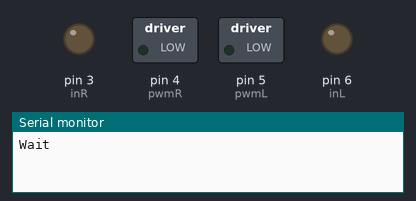
Recording of a sketch running on a simulated Arduino Uno, built with avr-gcc and run on an emulated ATmega328P. Parts: switched loads named in the sketch (green lamp = pin HIGH), output pins drawn as LEDs (lit = HIGH), the last lines printed to the serial monitor.

Above: at 0.05 s.
At 0.15 s:
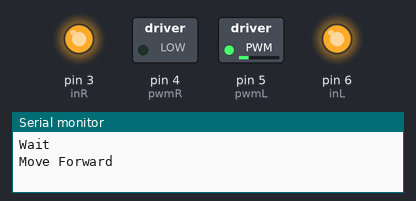
Timing chart, 0 to 3.0 s (numbered marks = the images above):
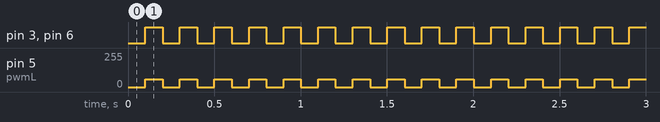

Measured:
- by itself, pin 3 (inR), pin 6 (inL): alternates HIGH for 0.10 s and LOW for 0.10 s
- by itself, pin 5 (pwmL): alternates 60/255 for 0.10 s and 0/255 for 0.10 s

The sketch:

cytron_motor.ino
```cpp
 int dir=1;
 byte pwmL = 5;
 byte pwmR =4;
 byte inL = 6;
 byte inR = 3;

 void setup() {
  Serial.begin(9600);
  pinMode(inL, OUTPUT);
  pinMode(inR, OUTPUT);
  pinMode(pwmR, OUTPUT);
  pinMode(pwmL, OUTPUT);
 }

 void loop() {
digitalWrite(inL,LOW);
digitalWrite(inR,LOW);
analogWrite(pwmL,0);
analogWrite(pwmR,0);

Serial.println("Wait");
delay(100);

 digitalWrite(inL, HIGH);
 digitalWrite(inR,HIGH);
 analogWrite(pwmL, 60);
 analogWrite(pwmR, 60);

Serial.println("Move Forward");
 delay(100);
 }
```
